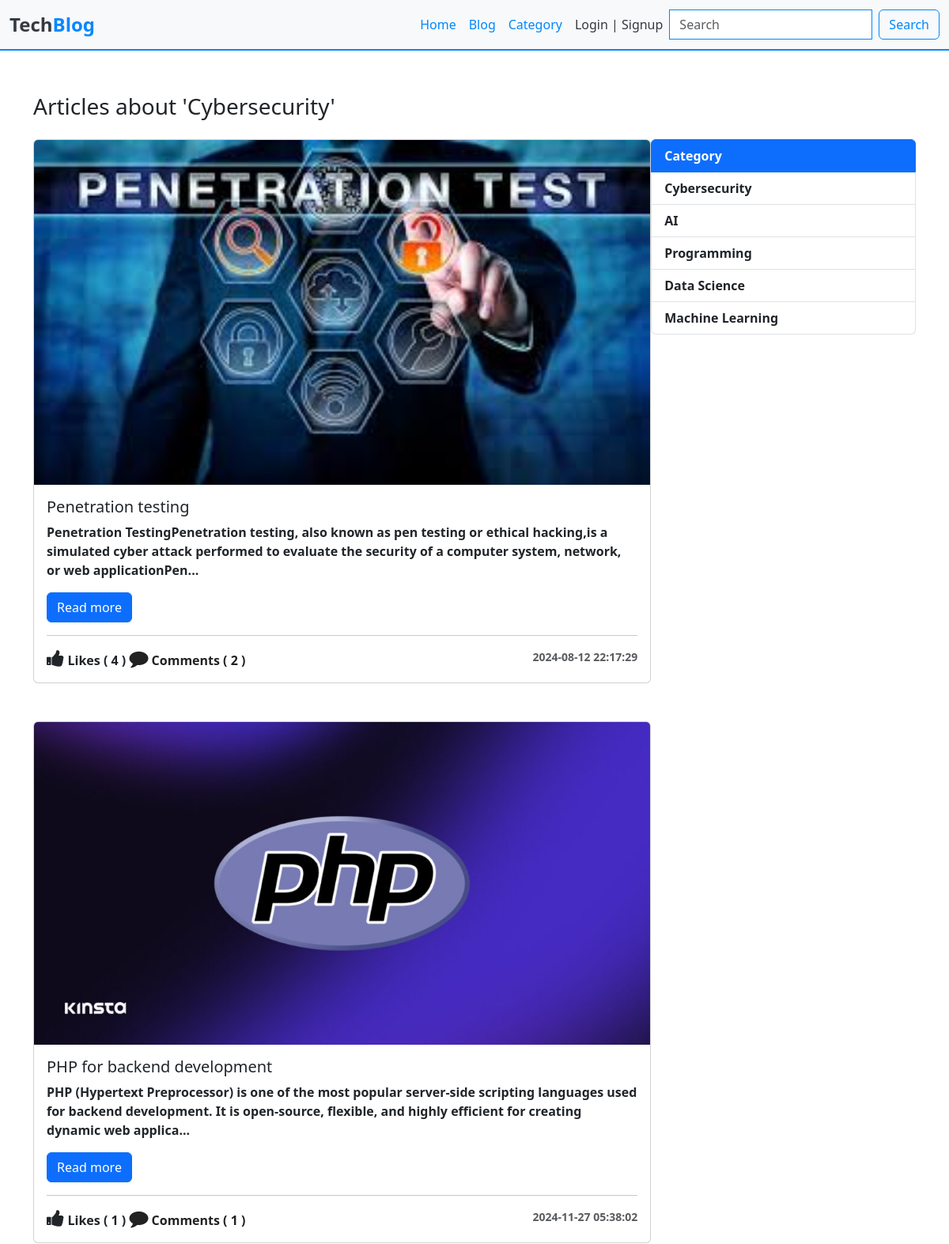
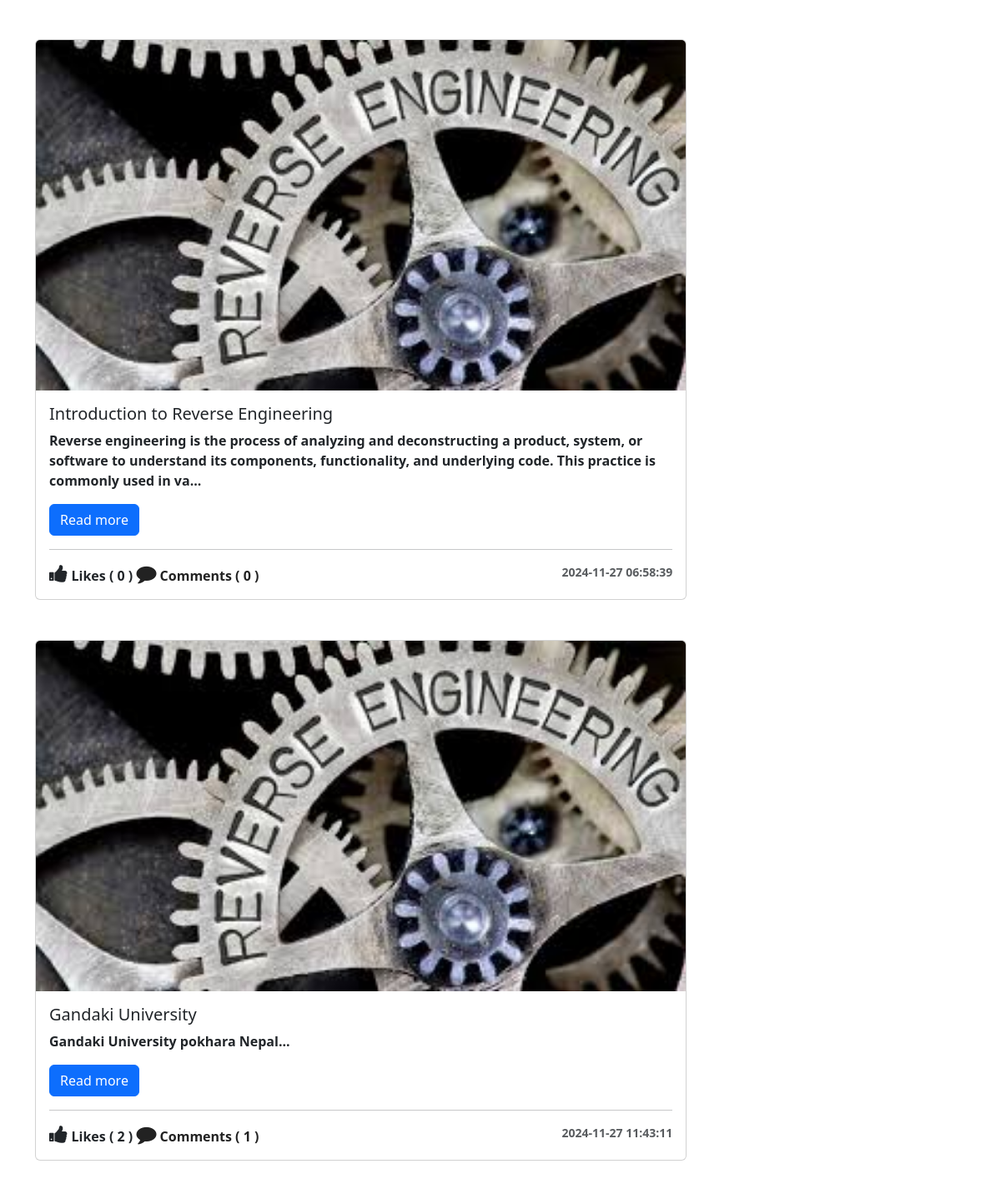
Page /category.php?category_id=1 on the committed database (2 pictures, top to bottom).
### tables this page shows
CREATE TABLE `category` (
  `id` int(11) NOT NULL,
  `category` varchar(127) NOT NULL
);

CREATE TABLE `post` (
  `post_id` int(11) NOT NULL,
  `post_title` varchar(127) NOT NULL,
  `post_text` longtext DEFAULT NULL,
  `category` int(11) NOT NULL,
  `publish` int(2) NOT NULL DEFAULT 1,
  `cover_url` varchar(255) NOT NULL DEFAULT 'default.jpg',
  `created_at` datetime NOT NULL DEFAULT current_timestamp()
);

### admin/data/Post.php (called while the page is built, shortened)
<?php
function getAllPostsByCategory($conn, $category_id)
{
    $sql = "SELECT * FROM post WHERE category=? AND publish=1";
    $stmt = $conn->prepare($sql);
    $stmt->execute([$category_id]);
    if ($stmt->rowCount() >= 1) {
        $data = $stmt->fetchAll();
        return $data;
    } else {
        return 0;
    }
}
function getCategoryById($conn, $id)
{
    $sql = "SELECT * FROM category WHERE  id=?";
    $stmt = $conn->prepare($sql);
    $stmt->execute([$id]);
    if ($stmt->rowCount() >= 1) {
        $data = $stmt->fetch();
        return $data;
    } else {
        return 0;
    }
}
function get5Categories($conn)
{
    $sql = "SELECT * FROM category LIMIT 5";
    $stmt = $conn->prepare($sql);
    $stmt->execute();
    if ($stmt->rowCount() >= 1) {
        $data = $stmt->fetchAll();
        return $data;
    } else {
        return 0;
    }
}
function getAllCategories($conn)
{
    $sql = "SELECT * FROM category ORDER BY category";
    $stmt = $conn->prepare($sql);
    $stmt->execute();
    if ($stmt->rowCount() >= 1) {
        $data = $stmt->fetchAll();
        return $data;
    } else {
        return 0;
    }
}

### admin/data/Comment.php (called while the page is built, shortened)
<?php
function CountByPostId($conn, $id)
{
    $sql = "SELECT * FROM comment WHERE  post_id= ?";
    $stmt = $conn->prepare($sql);
    $stmt->execute([ $id ]);
    return $stmt->rowCount();
}
function likeCountByPostId($conn, $id)
{
    $sql = "SELECT * FROM post_like WHERE  post_id= ?";
    $stmt = $conn->prepare($sql);
    $stmt->execute([ $id ]);
    return $stmt->rowCount();
}

### Category.php (the view, shortened to what this page needs)
<?php
$logged = false;
  include_once("db_conn.php");
  include_once("admin/data/Post.php");
  include_once("admin/data/Comment.php");
  $categories = getAllCategories($conn);
  $categories5 = get5Categories($conn);
  $category = 0;
 ?>
<!DOCTYPE html>
<html lang="en">
<head>
		<?php
           if (isset($_GET['category_id'])){
           	   $c_id =$_GET['category_id'];
           	   $category = getCategoryById($conn, $c_id);
           }else {
              echo "Blog Category Page";
           }
		 ?>
	<link href="https://cdn.jsdelivr.net/npm/bootstrap@5.3.0/dist/css/bootstrap.min.css" rel="stylesheet">
	<link rel="stylesheet" href="https://stackpath.bootstrapcdn.com/font-awesome/4.7.0/css/font-awesome.min.css">
	<link rel="stylesheet" href="css/style.css">
</head>
<body>
 <?php
     include 'inc/NavBar.php';
  ?>
 <div class="container mt-5">
 <h1 class="display-4 mb-4 fs-3">
 			<?php if ($category != 0)
 			  echo "Articles about '".$category['category']."'";
 			else echo "Articles"; ?>
</h1>
  <section class="d-flex">
  	<?php if (!isset($_GET['category_id'])) { ?>
  	   <main class="main-blog p-2">
  	   	  <div class="list-group category-aside">
  	   	  	 <?php foreach ($categories as $category) {?>
			  <a href="category.php?category_id=<?=$category['id']?>"
			     class="list-group-item list-group-item-action">
			  	<?php echo $category['category']; ?>
			  </a>
			<?php } ?>
		   </div>
  	   </main>
  	<?php }else{
  	 $cId = $_GET['category_id'];
  	 $posts = getAllPostsByCategory($conn, $cId);
  	?>
	<?php if ($posts != 0) { ?>
   <main class="main-blog">
   	<?php foreach ($posts as $post) { ?>
   	   <div class="card main-blog-card mb-5">
	  <img src="upload/blog/<?=$post['cover_url']?>" class="card-img-top" alt="...">
	  <div class="card-body">
	    <h5 class="card-title"><?=$post['post_title']?></h5>
	    <?php
            $p = strip_tags($post['post_text']);
            $p = substr($p, 0, 200);
	     ?>
	    <p class="card-text"><?=$p?>...</p>
	    <a href="blog-view.php?post_id=<?=$post['post_id']?>" class="btn btn-primary">Read more</a>
	    <hr>
        <div class="d-flex justify-content-between">
        	<div class="react-btns">
    		<?php
    		$post_id = $post['post_id'];
    		if ($logged) {
    			$liked = isLikeByUserID($conn, $post_id, $user_id);
            if($liked){
    		 ?>
        	<i class="fa fa-thumbs-up liked like-btn"
		   	   post-id="<?=$post_id?>"
		   	   liked="1"
		   	   aria-hidden="true"></i>
		       <?php }else{ ?>
		    <i class="fa fa-thumbs-up like like-btn"
		        post-id="<?=$post_id?>"
		   	    liked="0"
		        aria-hidden="true"></i>
		    <?php } } else{ ?>
		    <i class="fa fa-thumbs-up" aria-hidden="true"></i>
		    <?php } ?>
		   Likes (
    <span><?php
   echo likeCountByPostID($conn, $post['post_id']);
     ?></span> )
		    <a href="blog-view.php?post_id=<?=$post['post_id']?>#comments">
        	<i class="fa fa-comment" aria-hidden="true"></i> Comments (
		        <?php
                    echo CountByPostID($conn, $post['post_id']);
		         ?>
		        )
		    </a>
		    </div>
		    <small class="text-body-secondary"><?=$post['created_at']?></small>
        </div>
	  </div>
	</div>
   <?php } ?>
   </main>
  	<?php } } ?>
       <aside class="aside-main">
       	   <div class="list-group category-aside">
			  <a href="#"
			     class="list-group-item list-group-item-action active"
			     aria-current="true">
			    Category
			  </a>
			  <?php foreach ($categories5 as $category ) { ?>
			  <a href="category.php?category_id=<?=$category['id']?>"
			  	 class="list-group-item list-group-item-action">
			  	<?php echo $category['category']; ?>
			  </a>
			  <?php } ?>
			</div>
       </aside>
  </section>
    </div>
</body>
</html>

### css/style.css (style rules this page uses)
.category-aside { width: 100%; }
.main-blog { width: 70%; }
.aside-main { width: 30%; }
.react-btns i { font-size: 24px; }
.react-btns a { text-decoration: none; color: #222; }

### inc/NavBar.php (style rules this page uses)
body { padding-top: 70px; }

### rows in the picture
category: category "Cybersecurity"
post: cover_url (picture), post_title "Penetration testing", post_text "Penetration TestingPenetration testing, also known as pen testing or ethical hacking,is a simulated cyber attack performed to evaluate the security of a computer system, network, or web applicationPen", post_id "4", post_id "2", created_at "2024-08-12 22:17:29"
post: cover_url (picture), post_title "PHP for backend development", post_text "PHP (Hypertext Preprocessor) is one of the most popular server-side scripting languages used for backend development. It is open-source, flexible, and highly efficient for creating dynamic web applica", post_id "1", created_at "2024-11-27 05:38:02"
post: cover_url (picture), post_title "Introduction to Reverse Engineering", post_text "Reverse engineering is the process of analyzing and deconstructing a product, system, or software to understand its components, functionality, and underlying code. This practice is commonly used in va", post_id "0", created_at "2024-11-27 06:58:39"
post: cover_url (picture), post_title "Gandaki University", post_text "Gandaki University pokhara Nepal", post_id "2", post_id "1", created_at "2024-11-27 11:43:11"
category: category "AI"
category: category "Programming"
category: category "Data Science"
category: category "Machine Learning"
